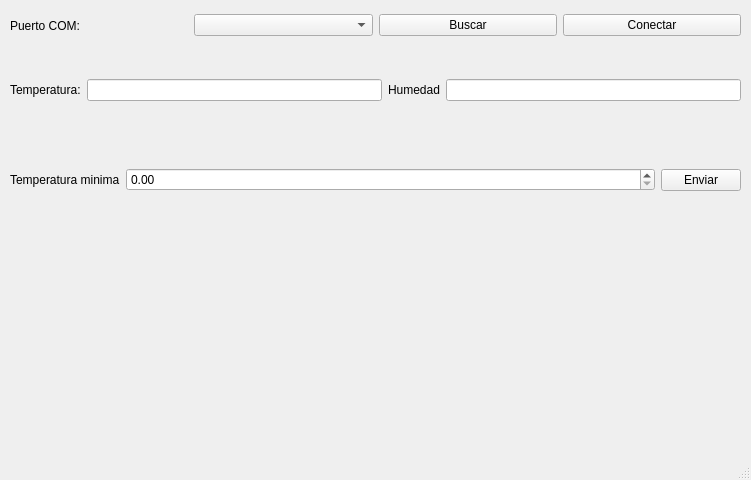
<?xml version="1.0" encoding="UTF-8"?>
<ui version="4.0">
 <class>MainWindow</class>
 <widget class="QMainWindow" name="MainWindow">
  <property name="geometry">
   <rect>
    <x>0</x>
    <y>0</y>
    <width>751</width>
    <height>480</height>
   </rect>
  </property>
  <property name="windowTitle">
   <string>MainWindow</string>
  </property>
  <widget class="QWidget" name="centralwidget">
   <widget class="QWidget" name="horizontalLayoutWidget">
    <property name="geometry">
     <rect>
      <x>10</x>
      <y>10</y>
      <width>731</width>
      <height>31</height>
     </rect>
    </property>
    <layout class="QHBoxLayout" name="horizontalLayout">
     <item>
      <widget class="QLabel" name="label">
       <property name="text">
        <string>Puerto COM: </string>
       </property>
      </widget>
     </item>
     <item>
      <widget class="QComboBox" name="CB_PuertoCOM"/>
     </item>
     <item>
      <widget class="QPushButton" name="Btn_Buscar">
       <property name="text">
        <string>Buscar</string>
       </property>
      </widget>
     </item>
     <item>
      <widget class="QPushButton" name="Btn_Conectar">
       <property name="text">
        <string>Conectar</string>
       </property>
      </widget>
     </item>
    </layout>
   </widget>
   <widget class="QWidget" name="horizontalLayoutWidget_2">
    <property name="geometry">
     <rect>
      <x>10</x>
      <y>50</y>
      <width>731</width>
      <height>80</height>
     </rect>
    </property>
    <layout class="QHBoxLayout" name="horizontalLayout_3">
     <item>
      <widget class="QLabel" name="label_2">
       <property name="text">
        <string>Temperatura:</string>
       </property>
      </widget>
     </item>
     <item>
      <widget class="QLineEdit" name="LE_Temperatura">
       <property name="readOnly">
        <bool>true</bool>
       </property>
      </widget>
     </item>
     <item>
      <widget class="QLabel" name="label_3">
       <property name="text">
        <string>Humedad</string>
       </property>
      </widget>
     </item>
     <item>
      <widget class="QLineEdit" name="LE_Humedad">
       <property name="readOnly">
        <bool>true</bool>
       </property>
      </widget>
     </item>
    </layout>
   </widget>
   <widget class="QWidget" name="horizontalLayoutWidget_3">
    <property name="geometry">
     <rect>
      <x>10</x>
      <y>140</y>
      <width>731</width>
      <height>80</height>
     </rect>
    </property>
    <layout class="QHBoxLayout" name="horizontalLayout_4">
     <item>
      <widget class="QLabel" name="label_5">
       <property name="text">
        <string>Temperatura minima</string>
       </property>
      </widget>
     </item>
     <item>
      <widget class="QDoubleSpinBox" name="DSB_TemperaturaMinima">
       <property name="sizePolicy">
        <sizepolicy hsizetype="Expanding" vsizetype="Fixed">
         <horstretch>0</horstretch>
         <verstretch>0</verstretch>
        </sizepolicy>
       </property>
      </widget>
     </item>
     <item>
      <widget class="QPushButton" name="Btn_Enviar">
       <property name="text">
        <string>Enviar</string>
       </property>
      </widget>
     </item>
    </layout>
   </widget>
  </widget>
  <widget class="QMenuBar" name="menubar">
   <property name="geometry">
    <rect>
     <x>0</x>
     <y>0</y>
     <width>751</width>
     <height>22</height>
    </rect>
   </property>
  </widget>
  <widget class="QStatusBar" name="statusbar"/>
 </widget>
 <resources/>
 <connections/>
</ui>
